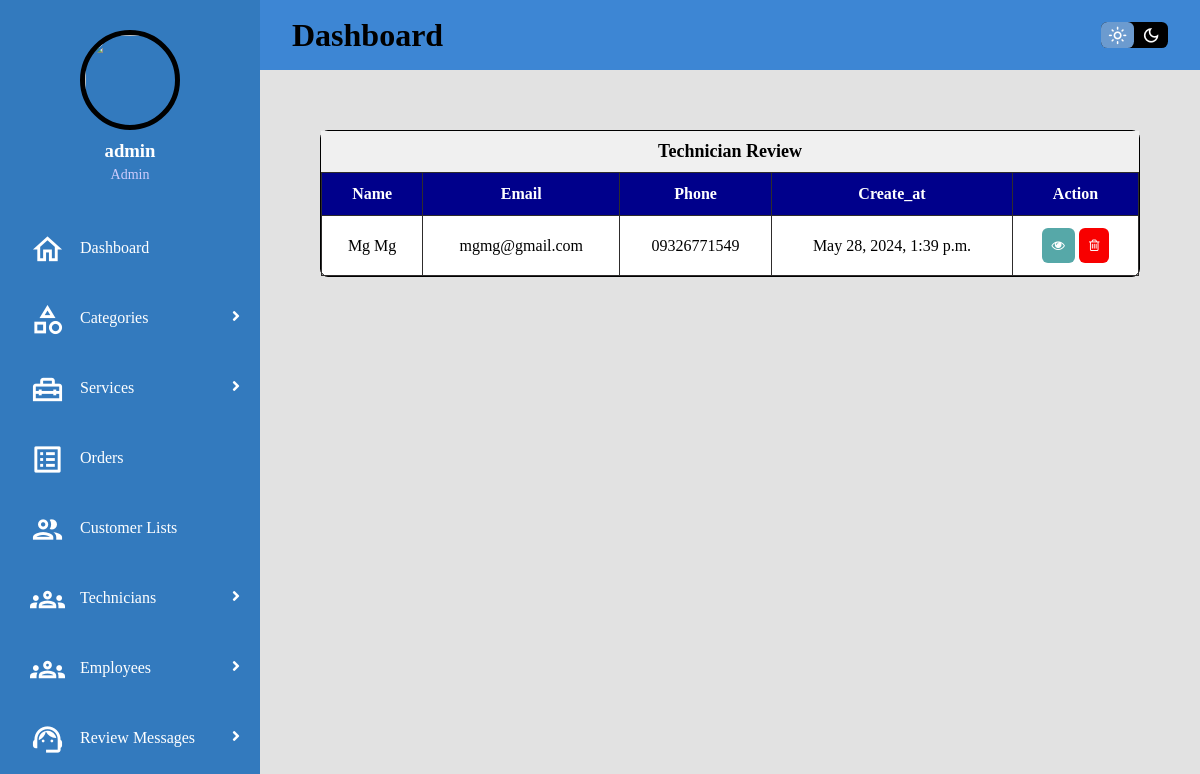
Screenshot of /ets/m_technician/review/ (signed in) with the database file from the repository.
### ETS_app/models.py (models this page shows, shortened)
class Review(models.Model):
    name = models.CharField(max_length=50)
    email = models.CharField(max_length=50)
    phone = models.CharField(max_length=20)
    message = models.CharField(max_length=100)
    status = models.BooleanField(default=True)
    create_at = models.DateTimeField(default=None)

### ETS_app/views.py (the view)
# urls.py: path('m_technician/review/',M_technician_review),
@permission_required('ETS_app.view_review', login_url='m_login')
def M_technician_review(request):
    review = Review.objects.filter(status=True).order_by('-create_at')
    paginator = Paginator(review, 6)
    page_number = request.GET.get('page')
    page_obj = paginator.get_page(page_number)
    return render(request, 'M_technician_review.html', {'review': page_obj})

### utils/context_processor.py (called while the page is built)
def customer(request):
    try:
        c_user = Customer.objects.get(email=request.user.email)
        return {'c_user':c_user}
    except Exception:
        return {'c_user':None}

def technician(request):
    try:
        t_user = Technician.objects.get(email=request.user.email)
        return {'t_user':t_user}
    except Exception:
        return {'t_user':None}

def main(request):
    try:
        m_user = Main.objects.get(email=request.user.email)
        return {'m_user':m_user}
    except Exception:
        return {'m_user':None}

### ETS_app/templates/M_technician_review.html (shortened to what this page needs)
{% extends "M_base.html" %}
{% block body %}
{% load static %}
<div class="main">
    <div class="service-add-box-size">
        <div class="service-add-box">
            <div class="service-table-header">
                <p>Technician Review</p>
            </div>
            <table class="service-table">
                {% if review %}
                <thead>
                    <th>Name</th>
                    <th>Email</th>
                    <th>Phone</th>
                    <th>Create_at</th>
                    <th>Action</th>
                </thead>
                {% for i in review %}
                <tbody>
                    <tr>
                        <td data-label="Name">{{i.name}}</td>
                        <td data-label="Email">{{i.email}}</td>
                        <td data-label="Phone">{{i.phone}}</td>
                        <td data-label="Create_at">{{i.create_at}}</td>
                        <td data-label="Action">
                            <a href="/ets/m_review/detail/{{i.id}}"><button style="background-color:rgb(86, 168, 168)" ><i class="fa fa-eye"></i></button></a>
                            <a href="/ets/m_review/delete/{{i.id}}" onclick="return confirm('Are you sure?');"><button style="background-color:#f80000;"><i class="fa fa-trash-o"></i></button></a>
                        </td>
                    </tr>
                </tbody>
                {% endfor %}
                {% else %}
                <font align="center">
                    <h3>Nothing to show!</h3>
                </font>
                {% endif %}
            </table>
        </div>
        </div>
    </div>
</div>
{% endblock %}

### templates/M_sidebar.html (shortened to what this page needs)
{% load static %}
<!DOCTYPE html>
<html>
    <body>
        <div id="sidebar">
            <div class="profile">
                {% if m_user %}
                    {% if m_user.image %}
                    <img src="{{m_user.image.url}}">
                    {% endif %}
                    <h3>{{m_user.name}}</h3>
                    <p>{{m_user.occupation.name}}</p>
                {% else %}
                    <img src="{% static 'images/admin.png'%}">
                    <h3>{{user.username}}</h3>
                    <p>Admin</p>
                {% endif %}
            </div>
            <div class="menu">
                {% if user.is_superuser%}
                <div class="item"><a href="/ets/m_dashboard"><span class="material-icons-outlined">home</span>Dashboard</a></div>
                <div class="item-dropdown" ><a class="sub-btn"><span class="material-icons-outlined">category</span>Categories
                    <i class="fas fa-angle-right dropdown"></i>
                    </a>
                </div>
                <div class="item-dropdown" ><a class="sub-btn"><span class="material-icons-outlined">home_repair_service</span>Services
                    <i class="fas fa-angle-right dropdown"></i>
                    </a>
                </div>
                <div class="item"><a href="/ets/m_order/list"><span class="material-icons-outlined">list_alt</span>Orders</a></div>
                <div class="item"><a href="/ets/m_customer/list"><span class="material-icons-outlined">people</span>Customer Lists</a></div>
                <div class="item-dropdown" ><a class="sub-btn"><span class="material-icons-outlined">groups</span>Technicians
                    <i class="fas fa-angle-right dropdown"></i>
                    </a>
                </div>
                <div class="item-dropdown" ><a class="sub-btn"><span class="material-icons-outlined">groups</span>Employees
                    <i class="fas fa-angle-right dropdown"></i>
                    </a>
                </div>
                <div class="item-dropdown" ><a class="sub-btn"><span class="material-icons-outlined">support_agent</span>Review Messages
                    <i class="fas fa-angle-right dropdown"></i>
                    </a>
                </div>
                {% endif %}
            </div>
        </div>
    </body>
</html>

### static/css/M_dashboard.css (style rules this page uses)
* { margin: 0; padding: 0; box-sizing:border-box; }
.material-icons-outlined { vertical-align: middle; line-height: 1px; font-size: 35px; }
:root { --color-primary: #6C9BCF; --color-text: black; --color-grid-background: #e2e2e2; --color-nav-background: #3d86d4; --color-side-background: #337abe; --color-main-background: white; --color-menu-background: #5889b7; --color-table-header:rgba(240,240,240); }
#sidebar { grid-area: side; height: 100%; background: var(--color-side-background); overflow-y: auto; transition: all 0.5s; -webkit-transition: all 0.5s; color: var(--color-text); }
#sidebar .menu { width: 100%; margin-top: 30px; }
#sidebar .menu .item, #sidebar .menu .item-dropdown { position: relative; cursor: pointer; }
.item a, .item-dropdown a { color: #fff; font-size: 16px; text-decoration: none; display: block; padding: 5px 30px; line-height: 60px; }
.item span, .item-dropdown span { margin-right: 15px; }
#sidebar .menu .item-dropdown .sub-btn .dropdown { position: absolute; right: 0; margin: 20px; transition: 0.3s ease; }
.profile { margin-top: 30px; margin-bottom: 15px; text-align: center; }
.profile img { display: block; width: 100px; height: 100px; border-radius: 50%; margin: 0 auto; border: 5px solid var(--color-text); }
.profile h3 { color: #ffffff; margin: 10px 0 5px; }
.profile p { color: rgba(206, 204, 253); font-size: 14px; }
.main { grid-area: main; overflow-y: auto; background: var(--color-grid-background); padding: 20px 20px; color: var(--color-text); }
.service-add-box-size { padding:2.5rem 2.5rem 0 2.5rem; display:flex; justify-content:center; }
.service-add-box { width:100%; border:1px solid var(--color-text); border-radius:0.5rem; background:var(--color-main-background); }
.service-table { width:100%; border-collapse:collapse; }
.service-table-header { display:flex; justify-content:space-around; align-items:center; padding:10px; background-color:var(--color-table-header); }
.service-table-header > p { color:var(--color-text); font-size:large; font-weight:bold; }
.service-table > tbody > tr > td > a > button { outline:none; border:none; cursor:pointer; border-radius:6px; padding:10px; color:#ffffff; }
.service-table th { background-color:darkblue; color:#ffffff; }
th ,td { border:1px solid rgb(46, 44, 44); padding:12px 15px; text-align: center; color:var(--color-text); font-size:16px; }
::placeholder { color:#0298cf; }

### rows the page displays
Review: name "Mg Mg", email "mgmg@gmail.com", phone "09326771549", create_at "May 28, 2024, 1:39 p.m."

### other values shown
{{ user.username }} "admin"
